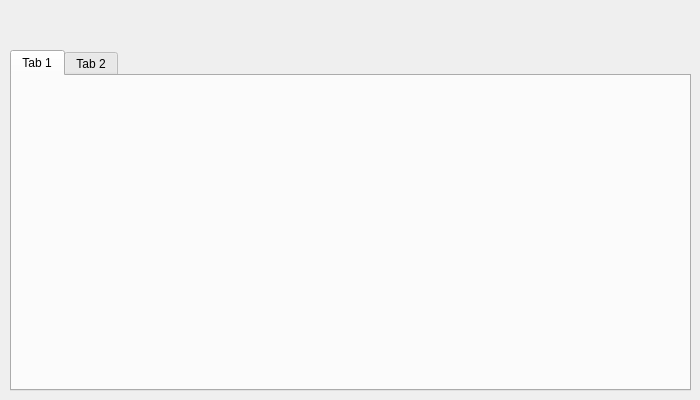
<?xml version="1.0" encoding="UTF-8"?>
<ui version="4.0">
 <class>MainWindow</class>
 <widget class="QMainWindow" name="MainWindow">
  <property name="geometry">
   <rect>
    <x>0</x>
    <y>0</y>
    <width>700</width>
    <height>400</height>
   </rect>
  </property>
  <property name="windowTitle">
   <string>MainWindow</string>
  </property>
  <widget class="QWidget" name="centralwidget">
   <widget class="QLabel" name="label">
    <property name="geometry">
     <rect>
      <x>0</x>
      <y>0</y>
      <width>700</width>
      <height>400</height>
     </rect>
    </property>
    <property name="minimumSize">
     <size>
      <width>700</width>
      <height>400</height>
     </size>
    </property>
    <property name="text">
     <string/>
    </property>
    <property name="pixmap">
     <pixmap>../images/management_system.png</pixmap>
    </property>
    <property name="scaledContents">
     <bool>true</bool>
    </property>
   </widget>
   <widget class="QTabWidget" name="tabWidget">
    <property name="geometry">
     <rect>
      <x>10</x>
      <y>50</y>
      <width>681</width>
      <height>341</height>
     </rect>
    </property>
    <widget class="QWidget" name="tab">
     <attribute name="title">
      <string>Tab 1</string>
     </attribute>
    </widget>
    <widget class="QWidget" name="tab_2">
     <attribute name="title">
      <string>Tab 2</string>
     </attribute>
    </widget>
   </widget>
  </widget>
 </widget>
 <resources/>
 <connections/>
</ui>
